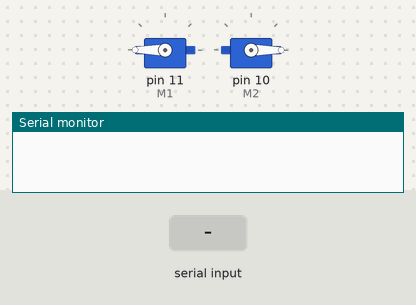
Bench run of a sketch on a simulated Arduino Uno, built with avr-gcc and run on an emulated ATmega328P. On the bench: 2 × servo, the last lines printed to the serial monitor. Inputs (shaded band) come from the test bench.

Above: at 1.2 s.
1.3 s: "s" received over Serial
At 1.7 s:
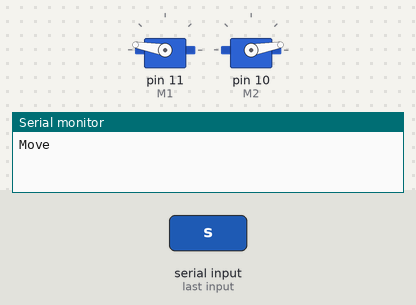
2.8 s: "s" received over Serial
At 4.0 s:
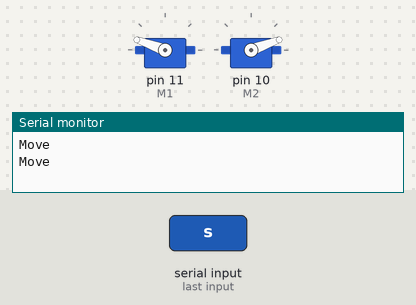
4.3 s: "w" received over Serial
At 5.2 s:
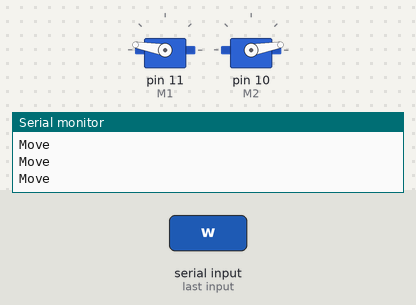
Timing chart, 0 to 7.3 s (numbered marks = the images above; inputs shaded):
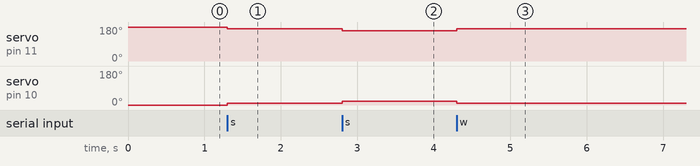

Measured:
- after the input at 1.3 s, servo on pin 11 (M1): 180° → 170° at once; servo on pin 10 (M2): 0° → 10° at once
- after the input at 2.8 s, servo on pin 11 (M1): 170° → 160° at once; servo on pin 10 (M2): 10° → 20° at once
- after the input at 4.3 s, servo on pin 11 (M1): 160° → 170° at once; servo on pin 10 (M2): 20° → 10° at once

The sketch:

2_motor_counter_rotation.ino
```cpp
#include <Servo.h>
Servo M1;
Servo M2;
int pos1 =180;
int pos2 = 0;

char comando;

void setup() {
  pinMode(11, OUTPUT);
  pinMode(10,OUTPUT);
  Serial.begin(9600);
  M1.attach(11);
  M2.attach(10);
  M1.write(180);
  M2.write(0);
}

void loop() {
  if (Serial.available() > 0) {

    comando = Serial.read();

    if (comando == 'w') {
      if (pos1 == 180 or pos2 == 0)
      {
      	Serial.println("Max Move");
      }
      else
      {
        pos1 = pos1 + 10;
        pos2 = pos2 -10;
      	M1.write(pos1);
        M2.write(pos2);
        Serial.println("Move");
      }
    }
    if (comando == 's') {
          if (pos1 == 0 or pos2 == 180)
      {
      	Serial.println("Max Move");
      }
      else
      {
        pos1 = pos1 - 10;
        pos2 = pos2 + 10;
      	M1.write(pos1);
        M2.write(pos2);
        Serial.println("Move");
      }
  	 }
	}
}
```
